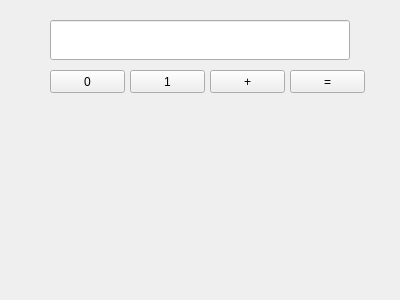
<?xml version="1.0" encoding="UTF-8"?>
<ui version="4.0">
 <class>MainWindow</class>
 <widget class="QMainWindow" name="MainWindow">
  <property name="geometry">
   <rect>
    <x>0</x>
    <y>0</y>
    <width>400</width>
    <height>300</height>
   </rect>
  </property>
  <property name="windowTitle">
   <string>Calculator</string>
  </property>
  <widget class="QWidget" name="centralwidget">
   <widget class="QLineEdit" name="display">
    <property name="geometry">
     <rect>
      <x>50</x>
      <y>20</y>
      <width>300</width>
      <height>40</height>
     </rect>
    </property>
   </widget>
   <widget class="QPushButton" name="button0">
    <property name="geometry">
     <rect>
      <x>50</x>
      <y>70</y>
      <width>75</width>
      <height>23</height>
     </rect>
    </property>
    <property name="text">
     <string>0</string>
    </property>
   </widget>
   <widget class="QPushButton" name="button1">
    <property name="geometry">
     <rect>
      <x>130</x>
      <y>70</y>
      <width>75</width>
      <height>23</height>
     </rect>
    </property>
    <property name="text">
     <string>1</string>
    </property>
   </widget>
   <widget class="QPushButton" name="buttonAdd">
    <property name="geometry">
     <rect>
      <x>210</x>
      <y>70</y>
      <width>75</width>
      <height>23</height>
     </rect>
    </property>
    <property name="text">
     <string>+</string>
    </property>
   </widget>
   <widget class="QPushButton" name="buttonEqual">
    <property name="geometry">
     <rect>
      <x>290</x>
      <y>70</y>
      <width>75</width>
      <height>23</height>
     </rect>
    </property>
    <property name="text">
     <string>=</string>
    </property>
   </widget>
  </widget>
 </widget>
 <resources/>
 <connections/>
</ui>
